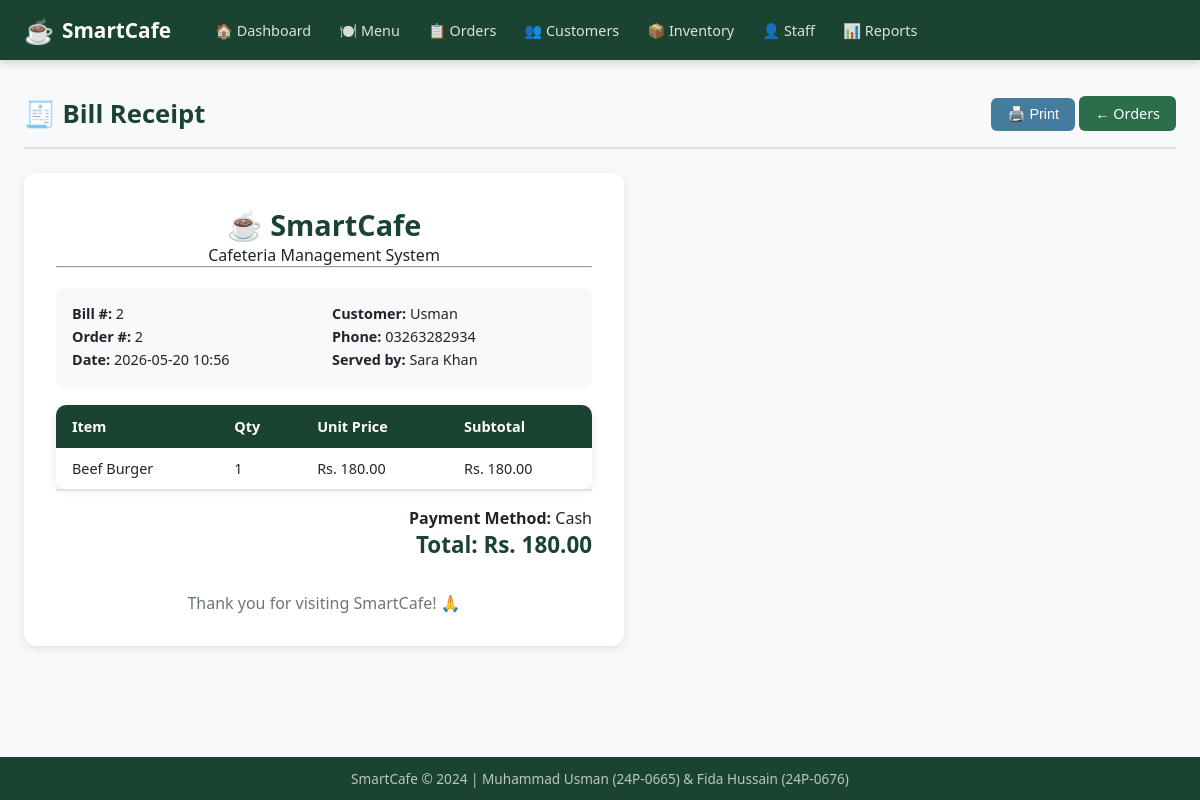
The app's page /bill/2 with its own data.
### tables this page shows
CREATE TABLE Bill (
    bill_id INTEGER PRIMARY KEY AUTOINCREMENT,
    order_id INTEGER UNIQUE,
    total_amount REAL NOT NULL,
    payment_method TEXT,
    bill_date DATETIME DEFAULT CURRENT_TIMESTAMP,
    FOREIGN KEY (order_id) REFERENCES Orders(order_id)
);

CREATE TABLE Customer (
    customer_id INTEGER PRIMARY KEY AUTOINCREMENT,
    name TEXT NOT NULL,
    phone TEXT
);

CREATE TABLE Staff (
    staff_id INTEGER PRIMARY KEY AUTOINCREMENT,
    name TEXT NOT NULL,
    role TEXT
);

CREATE TABLE Order_Details (
    order_detail_id INTEGER PRIMARY KEY AUTOINCREMENT,
    order_id INTEGER NOT NULL,
    item_id INTEGER NOT NULL,
    quantity INTEGER NOT NULL,
    price REAL NOT NULL,
    FOREIGN KEY (order_id) REFERENCES Orders(order_id),
    FOREIGN KEY (item_id) REFERENCES Menu_Item(item_id)
);

CREATE TABLE Menu_Item (
    item_id INTEGER PRIMARY KEY AUTOINCREMENT,
    name TEXT NOT NULL,
    price REAL NOT NULL,
    category TEXT
);

### app.py (the view)
@app.route('/bill/<int:order_id>')
def view_bill(order_id):
    conn = get_db()
    bill = conn.execute("""
        SELECT b.*, o.order_date, o.status,
               c.name AS customer_name, c.phone,
               s.name AS staff_name
        FROM Bill b
        JOIN Orders o ON b.order_id = o.order_id
        LEFT JOIN Customer c ON o.customer_id = c.customer_id
        LEFT JOIN Staff s ON o.staff_id = s.staff_id
        WHERE b.order_id = ?
    """, (order_id,)).fetchone()
    items = conn.execute("""
        SELECT m.name, od.quantity, od.price, (od.quantity * od.price) AS subtotal
        FROM Order_Details od
        JOIN Menu_Item m ON od.item_id = m.item_id
        WHERE od.order_id = ?
    """, (order_id,)).fetchall()
    conn.close()
    return render_template('bill.html', bill=bill, items=items)

### app.py (called while the page is built)
def get_db():
    conn = sqlite3.connect(DATABASE)
    conn.row_factory = sqlite3.Row  # So rows behave like dictionaries
    conn.execute("PRAGMA foreign_keys = ON")  # Enable foreign key support
    return conn

### templates/bill.html (shortened to what this page needs)
{% extends "base.html" %}
{% block content %}
<div class="page-header">
    <h1>🧾 Bill Receipt</h1>
    <div>
        <button onclick="window.print()" class="btn btn-secondary">🖨️ Print</button>
        <a href="{{ url_for('orders') }}" class="btn btn-primary">← Orders</a>
    </div>
</div>
<div class="bill-card" id="printable">
    <div class="bill-header">
        <h2>☕ SmartCafe</h2>
        <p>Cafeteria Management System</p>
        <hr>
    </div>
    <div class="bill-info">
        <div>
            <p><strong>Bill #:</strong> {{ bill.bill_id }}</p>
            <p><strong>Order #:</strong> {{ bill.order_id }}</p>
            <p><strong>Date:</strong> {{ bill.bill_date[:16] }}</p>
        </div>
        <div>
            <p><strong>Customer:</strong> {{ bill.customer_name or 'Walk-in' }}</p>
            <p><strong>Phone:</strong> {{ bill.phone or '-' }}</p>
            <p><strong>Served by:</strong> {{ bill.staff_name or '-' }}</p>
        </div>
    </div>
    <table class="table bill-table">
        <thead>
            <tr>
                <th>Item</th>
                <th>Qty</th>
                <th>Unit Price</th>
                <th>Subtotal</th>
            </tr>
        </thead>
        <tbody>
            {% for item in items %}
            <tr>
                <td>{{ item.name }}</td>
                <td>{{ item.quantity }}</td>
                <td>Rs. {{ "%.2f"|format(item.price) }}</td>
                <td>Rs. {{ "%.2f"|format(item.subtotal) }}</td>
            </tr>
            {% endfor %}
        </tbody>
    </table>
    <div class="bill-total">
        <p><strong>Payment Method:</strong> {{ bill.payment_method }}</p>
        <h3>Total: Rs. {{ "%.2f"|format(bill.total_amount) }}</h3>
    </div>
    <div class="bill-footer">
        <p>Thank you for visiting SmartCafe! 🙏</p>
    </div>
</div>
{% endblock %}

### static/css/style.css (style rules this page uses)
* { margin: 0; padding: 0; box-sizing: border-box; }
:root { --primary: #2c6e49; --primary-dark: #1b4332; --secondary: #52b788; --accent: #f4a261; --danger: #e63946; --warning: #f4a261; --info: #457b9d; --bg: #f8f9fa; --card: #ffffff; --text: #212529; --text-muted: #6c757d; --border: #dee2e6; --shadow: 0 2px 8px rgba(0,0,0,0.1); }
body { font-family: 'Segoe UI', Tahoma, Geneva, Verdana, sans-serif; background: var(--bg); color: var(--text); min-height: 100vh; display: flex; flex-direction: column; }
.page-header { display: flex; justify-content: space-between; align-items: center; margin-bottom: 24px; padding-bottom: 16px; border-bottom: 2px solid var(--border); }
.page-header h1 { font-size: 1.6rem; color: var(--primary-dark); }
.btn { display: inline-block; padding: 8px 16px; border-radius: 6px; border: none; cursor: pointer; text-decoration: none; font-size: 0.9rem; font-weight: 500; transition: all 0.2s; }
.btn-primary { background: var(--primary); color: white; }
.btn-secondary { background: var(--info); color: white; }
.table { width: 100%; border-collapse: collapse; background: var(--card); border-radius: 10px; overflow: hidden; box-shadow: var(--shadow); }
.table th { background: var(--primary-dark); color: white; padding: 12px 16px; text-align: left; font-size: 0.9rem; }
.table td { padding: 11px 16px; border-bottom: 1px solid var(--border); font-size: 0.9rem; }
.table tr:last-child td { border-bottom: none; }
.bill-card { background: white; border-radius: 12px; padding: 32px; max-width: 600px; box-shadow: var(--shadow); }
.bill-header { text-align: center; margin-bottom: 20px; }
.bill-header h2 { font-size: 1.8rem; color: var(--primary-dark); }
.bill-info { display: grid; grid-template-columns: 1fr 1fr; gap: 16px; margin: 16px 0; padding: 16px; background: var(--bg); border-radius: 8px; }
.bill-info p { font-size: 0.9rem; margin-bottom: 4px; }
.bill-total { text-align: right; padding: 16px 0; border-top: 2px solid var(--border); }
.bill-total h3 { font-size: 1.4rem; color: var(--primary-dark); }
.bill-footer { text-align: center; color: var(--text-muted); margin-top: 16px; }

### records on screen
Bill: bill_id "2", order_id "2", bill_date "2026-05-20 10:56", payment_method "Cash", total_amount "180.00"
Customer: name "Usman", phone "03263282934"
Staff: name "Sara Khan"
Order_Details: name "Beef Burger", quantity "1", price "180.00", subtotal "180.00"
